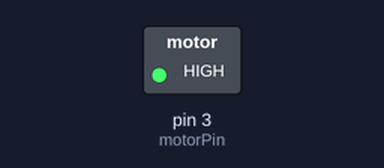
Recording of a sketch running on a simulated Arduino Uno, built with avr-gcc and run on an emulated ATmega328P. Parts: switched loads named in the sketch (green lamp = pin HIGH). Dashed ring = blinking.

Above: at 0.5 s.
Timing chart, 0 to 4.6 s (numbered marks = the images above):
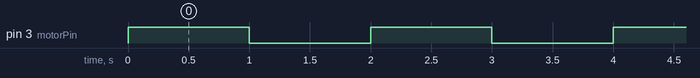

The sketch:

sketch_may24a.ino
```cpp
const int motorPin = 3;

void setup() {
  pinMode(motorPin, OUTPUT);
}

void loop() {
  // Rotate the motor clockwise
  digitalWrite(motorPin, HIGH);
  delay(1000); // Wait for 1 second

  // Stop the motor
  digitalWrite(motorPin, LOW);
  delay(1000); // Wait for 1 second

  // Rotate the motor counterclockwise
  digitalWrite(motorPin, HIGH);
  delay(1000); // Wait for 1 second

  // Stop the motor
  digitalWrite(motorPin, LOW);
  delay(1000); // Wait for 1 second
}
```

Measured:
- by itself, pin 3 (motorPin): alternates HIGH for 1.0 s and LOW for 1.0 s
